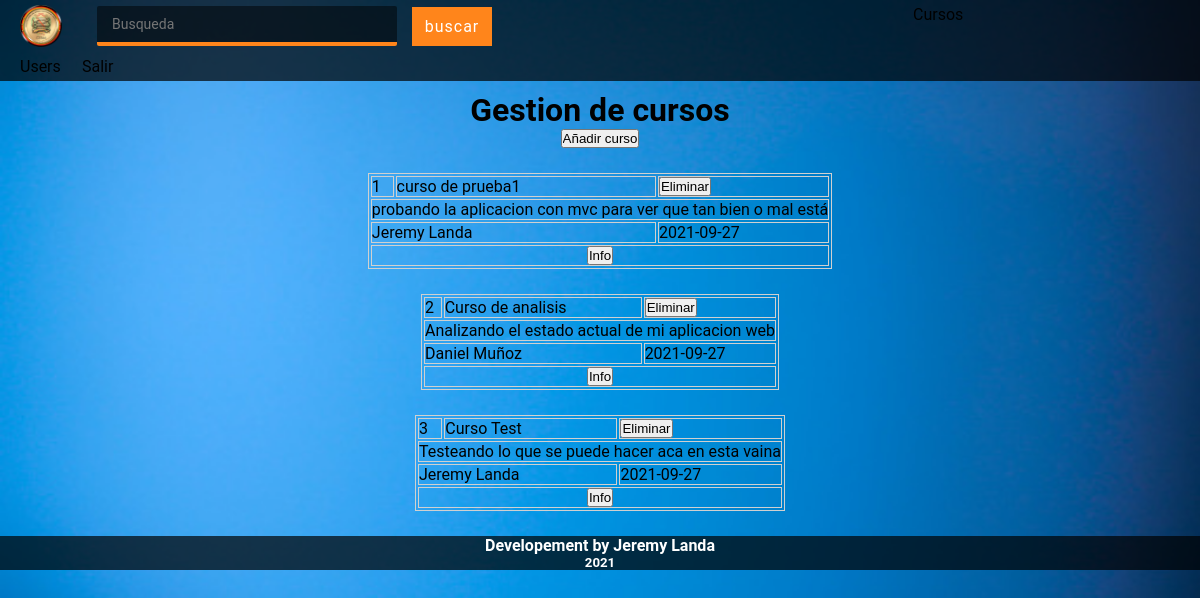
The page / (signed in) on the database its author committed.
### tables this page shows
CREATE TABLE cursos(
  curso_id INT(9) PRIMARY KEY AUTO_INCREMENT,
  curso_name VARCHAR(80) NOT NULL,
  curso_description TEXT,
  curso_contralor VARCHAR(30),
  curso_fecha DATE,
  FULLTEXT KEY search(curso_name, curso_contralor)
);

### controllers/ViewController.php (called while the page is built)
<?php
class ViewController {
	private static $view_path = './views/';
	public function load_view($view) {
		require_once( self::$view_path . 'header.php' );
		require_once( self::$view_path . $view . '.php' );
		require_once( self::$view_path . 'footer.php' );
	}
}

### index.php (called while the page is built, shortened)
<?php
require_once('./controllers/Autoload.php');
$route = isset($_GET['r']) ? $_GET['r'] : 'home';
$mexflix = new Router($route);

### controllers/Autoload.php (called while the page is built, shortened)
<?php
class Autoload
{
	public function __construct()
	{
		spl_autoload_register(function ($class_name){
			$models_path = './models/' . $class_name . '.php';
			$controllers_path = './controllers/' . $class_name . '.php';
		});
	}
}

### models/Model.php (called while the page is built, shortened)
<?php
abstract class Model {
	private static $db_host = 'localhost';
	private static $db_user = 'root';
	private static $db_pass = '';
	private static $db_name = 'contraloria';
	private static $db_charset = 'utf8';
	private $conn;
	protected $query;
	protected $rows = array();
	public function db_open() {
		$this->conn = new mysqli(
			self::$db_host,
			self::$db_user,
			self::$db_pass,
			self::$db_name
		);
		$this->conn->set_charset(self::$db_charset);
	}
	protected function get_query() {
		$result = $this->conn->query($this->query);
		while( $this->rows[] = $result->fetch_assoc() );
		return array_pop($this->rows);
	}
}

### models/CursosModel.php (called while the page is built, shortened)
<?php
class CursosModel extends Model {
	public function read( $cursos_id = '' ) {
		$this->query = ($cursos_id != '')
    ?"SELECT * FROM cursos WHERE curso_id = $cursos_id"
    :"SELECT * FROM cursos";
		$this->get_query();
		$data = array();
		foreach ($this->rows as $key => $value) {
			array_push($data, $value);
		}
		return $data;
	}
}
?>

### views/home.php (the view, shortened to what this page needs)
<div align="center">
<h1>Gestion de cursos</h1>
<form method="post">
  <input type="submit" name="add_curso" value="Añadir curso">
</form>
<?php
  $cursos = new CursosModel();
  $cursos_datos = $cursos->read();
  foreach ($cursos_datos as $key) {
    print('<table class="bordez">
      <tr>
        <td>' . $key['curso_id'] . '</td>
        <td>' . $key['curso_name'] . '</td>
        <td>
          </form>
          <form method="post">
            <input type="hidden" name="r" value="delete_curso">
            <input type="hidden" name="c" value="' . $key['curso_id'] . '">
            <input type="submit" name="delete" value="Eliminar">
          </form>
        </td>
      </tr>
      <tr>
        <td colspan="3">' . $key['curso_description'] . '</td>
      </tr>
      <tr>
        <td colspan="2">' . $key['curso_contralor'] . '</td>
        <td>' . $key['curso_fecha'] . '</td>
      </tr>
      <tr>
        <td colspan="4" align="center">
        <form align="center" method="post">
          <input type="hidden" name="r" value="info_curso">
          <input type="hidden" name="c" value="' . $key['curso_id'] . '">
          <input type="submit" name="informacion" value="Info">
        </form>
        </td>
      </tr>
    </table>');
  }
?>
</div>

### controllers/Router.php (shortened to what this page needs)
<?php
class Router {
	public function __construct($route) {
		if($_SESSION['ok']) {
			$this->route = isset($_GET['r']) ? $_GET['r'] : 'home';
			$controller = new ViewController();
			switch ($this->route) {
				case 'home':
					if ( !isset($_POST['r']) ) $controller->load_view('home');
					break;
			}
		}
	}
}
?>

### views/header.php (shortened to what this page needs)
<nav>
  <a href='./'>
    <div class="icon"><img src="./img/CEBM.png"></img></div>
  </a>
  <form class="busqueda" action="./?r=search">
    <input type="search" name="search" placeholder="Busqueda" id="separer"></input>
    <input type="submit" name="buscar" id="separador_buscar" value="buscar"></input>
  </form>
  <a href="./?r=cursos">Cursos</a>
  <a href="./?r=users">Users</a>
  <a href="./?r=salir">Salir</a>
</nav>

### views/footer.php (shortened to what this page needs)
<div class="footers">
  <h4>Developement by Jeremy Landa</h4>
  <h5>2021</h5>
</div>

### views/header.php (style rules this page uses)
.bordez { border: 1px solid #d0d0d0; }
td { border: 1px solid #d0d0d0; }
table { margin: 25px auto; }
form { display: inline-block; }
* { margin: 0; padding: 0; -webkit-box-sizing: border-box; -moz-box-sizing: border-box; box-sizing: border-box; color: white; text-decoration: none; }
nav { background-color:rgba(0,0,0,.7); margin:0px; margin-bottom:10px; padding:5px 20px; display:grid; grid-template-columns: 52px repeat(4, 1fr); grid-gap: 10px; }
.icon { display: flex; align-items: center; height: 42px; width: 42px; }
.icon img { width: 100%; height: 100%; }
.busqueda { display: flex; align-items: center; grid-column: 2 / 5; }
.busqueda input[type="search"] { outline: none; display: block; width: 300px; padding: 10px 15px; margin: 0 0 20px 0; background: rgba(0,0,0,.5); color: #fff; border: none; border-radius: 2px; border-bottom: 4px solid #ff851b; box-sizing: border-box; font-family: Roboto; font-size: 14px; font-weight:normal; transition: all .5s ease; }
#separer { margin: 0px 15px; }
#separador_buscar { background: #FF851B; color: #FFF; width: 80px; border: none; padding: 10px 0; font-size: 16px; font-weight: normal; font-family: Roboto; letter-spacing: 1px; cursor: pointer; transition: all .5s ease; }
* { color: black; }

### views/footer.php (style rules this page uses)
.footers { text-align: center; margin-top: 15px; background-color: rgba(0,0,0,.7); }
.footers h4, .footers h5 { color: rgb(255,255,255); }

### rows shown on the page
cursos: curso_id "1", curso_name "curso de prueba1", curso_description "probando la aplicacion con mvc para ver que tan bien o mal está", curso_contralor "Jeremy Landa", curso_fecha "2021-09-27"
cursos: curso_id "2", curso_name "Curso de analisis", curso_description "Analizando el estado actual de mi aplicacion web", curso_contralor "Daniel Muñoz", curso_fecha "2021-09-27"
cursos: curso_id "3", curso_name "Curso Test", curso_description "Testeando lo que se puede hacer aca en esta vaina", curso_contralor "Jeremy Landa", curso_fecha "2021-09-27"
